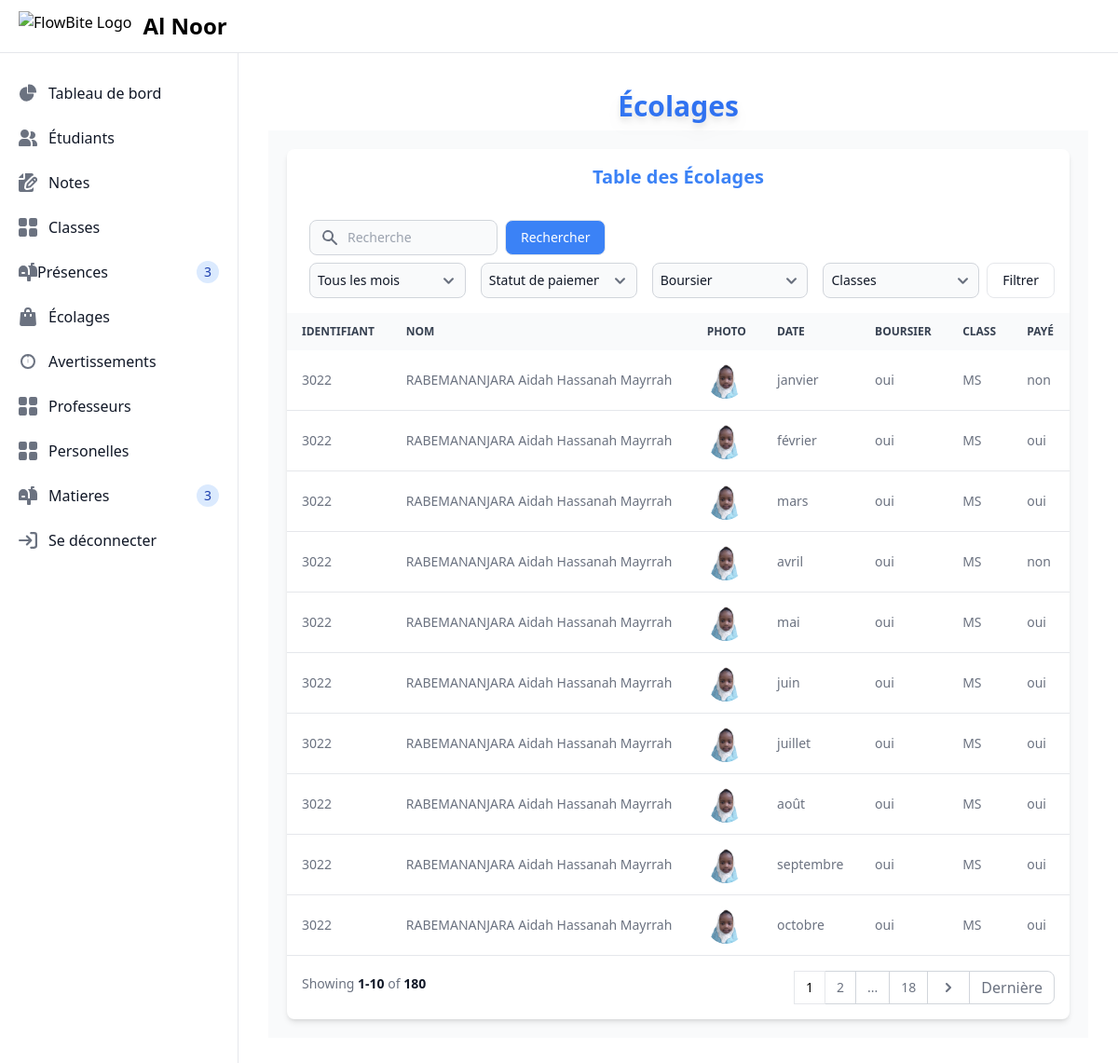
Page /ecolages/ (signed in) on the earlier database version.
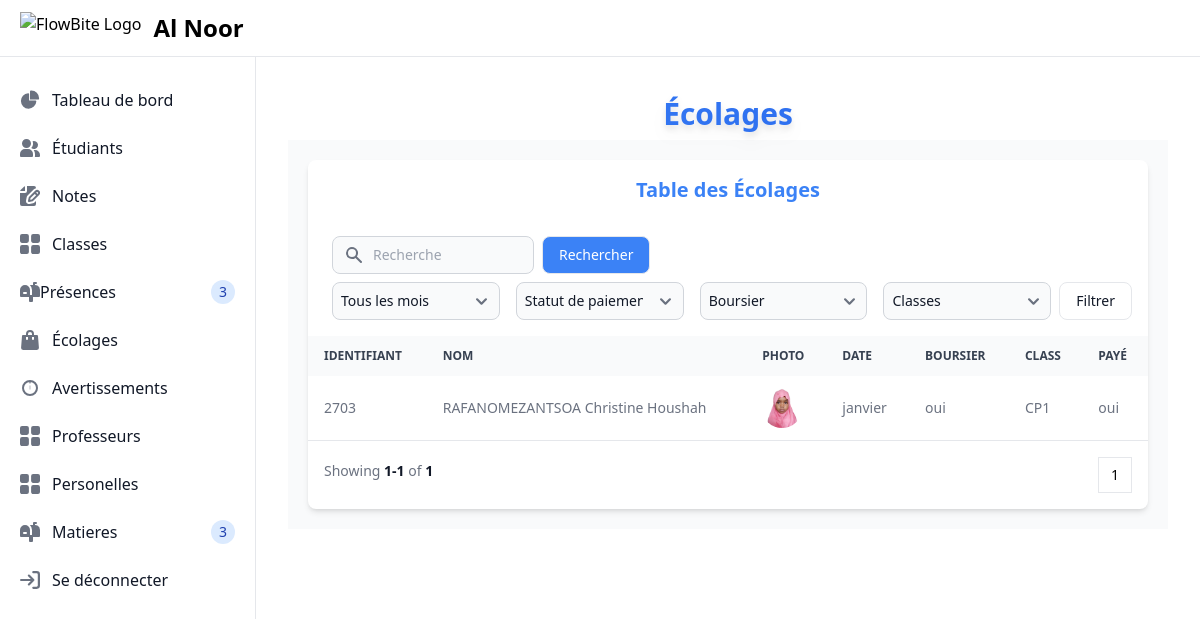
Same page on the later database version.
### main/models.py (models this page shows, shortened)
class Ecolage(models.Model):
    identifiant = models.ForeignKey(Etudiant, on_delete=models.CASCADE)
    date = models.CharField(max_length=10, choices=MONTH_CHOICES, verbose_name="Mois")
    payé = models.CharField(max_length=3, choices=PAYE_CHOICES, verbose_name="Payé")

class Etudiant(models.Model):
    identifiant = models.CharField(max_length=20, unique=True)
    nom = models.CharField(max_length=100,null=True,blank=True,verbose_name="Nom de l'Etudiants")
    photo = models.ImageField(upload_to='etudiants_photos/', default='default.png',blank=True, null=True,verbose_name="Photo de l'Etudiants")
    date_de_naissance = models.DateField(verbose_name="Date de Naissance")
    nom_pere = models.CharField(max_length=100,null=True,blank=True,verbose_name="Nom du Père")
    nom_mere = models.CharField(max_length=100,null=True,blank=True,verbose_name="Nom de la Mère")
    genre=models.CharField(max_length=10,choices=Genre_CHOICES,blank=True,null=True)
    parent_contact = models.CharField(max_length=100,null=True,blank=True,verbose_name="Contact des parents")
    address = models.TextField()
    boursier = models.CharField(max_length=3, choices=BOURSIER_CHOICES,default='non', verbose_name="Boursier")
    date_entree = models.DateField(null=True,blank=True,verbose_name="Date d'Entrée")
    idclass=models.ForeignKey(ClassModel, on_delete=models.SET_NULL,verbose_name="Classe Etudiants",null=True)
    idboursier=models.ForeignKey(Boursier, on_delete=models.SET_NULL,verbose_name="Boursier Etudiants",null=True)
    def __str__(self):
        return self.identifiant

class ClassModel(models.Model):
    nom = models.CharField(max_length=100, choices=CLASS_CHOICES, verbose_name="Nom de la classe")
    class Meta:
        verbose_name = "Classe"  # Singular form
        verbose_name_plural = "Classes"  # Plural form

### main/views.py (the view)
# urls.py: path('ecolages/',views.ecolages,name="ecolages"),
@login_required(login_url='/login/')
def ecolages(request):
    ecolages = Ecolage.objects.all()
    search_query = request.GET.get('q')
    if search_query:
        ecolages = ecolages.filter(identifiant__nom__icontains=search_query)
    selected_date = request.GET.get('date')
    if selected_date:
        ecolages = ecolages.filter(date=selected_date)
    selected_payé = request.GET.get('payé')
    if selected_payé:
        ecolages = ecolages.filter(payé=selected_payé)
    selected_boursier = request.GET.get('boursier')
    if selected_boursier:
        ecolages = ecolages.filter(identifiant__boursier=selected_boursier)
    selected_class = request.GET.get('class')
    if selected_class:
        ecolages = ecolages.filter(identifiant__idclass__nom=selected_class)
    paginator = Paginator(ecolages, 10)  # Show 10 ecolages per page
    page_number = request.GET.get('page')
    page_obj = paginator.get_page(page_number)
    return render(request,'main/ecolages.html',{'ecolages':page_obj,
                                                'MONTH_CHOICES':MONTH_CHOICES,
                                                'selected_date':selected_date,
                                                'selected_payé':selected_payé,
                                                'selected_boursier':selected_boursier,
                                                'selected_class':selected_class,
                                                'CLASS_CHOICES':CLASS_CHOICES
                                                })

### main/templates/main/ecolages.html
{% extends "main/layout.html" %}
{% block layout %}
{% include "main/components/heading.html" with name="Écolages" %}
{% include "main/tables/ecolages.html"  %}
{% endblock layout %}

### main/templates/main/tables/ecolages.html (shortened to what this page needs)
<section class="bg-gray-50 dark:bg-gray-900 sm:p-5">
    <div class="w-100">
        <div class="bg-white dark:bg-gray-800 relative shadow-md sm:rounded-lg overflow-hidden">
            <h1 class="text-center font-bold text-blue-500 text-xl p-4">Table des Écolages</h1>
            <div class="flex flex-col md:flex-row items-center justify-between space-y-3 md:space-y-0 md:space-x-4 p-4">
                <div class="w-full">
                    <form method="get" class="w-full flex space-between">
                        <div class="relative w-full md:w-1/4 mx-2">
                            <div class="absolute inset-y-0 left-0 flex items-center pl-3 pointer-events-none">
                            </div>
                            <input type="text" name="q" id="simple-search" class="bg-gray-50 border border-gray-300 text-gray-900 text-sm rounded-lg focus:ring-primary-500 focus:border-primary-500 block w-full pl-10 p-2 dark:bg-gray-700 dark:border-gray-600 dark:placeholder-gray-400 dark:text-white dark:focus:ring-primary-500 dark:focus:border-primary-500" placeholder="Recherche">
                        </div>
                        <button class="w-full md:w-auto flex items-center justify-center py-2 px-4 text-sm font-medium text-gray-900 focus:outline-none bg-blue-500 text-white rounded-lg border border-gray-200 hover:bg-blue-100 hover:text-blue-700 focus:z-10 focus:ring-4 focus:ring-gray-200 dark:focus:ring-gray-700 dark:bg-gray-800 dark:text-gray-400 dark:border-gray-600 dark:hover:text-white dark:hover:bg-gray-700" type="submit">
                            Rechercher
                        </button>
                    </form>
                    <form method="get" class="flex items-center justify-center space-between">
                        <select name="date" id="date-filter" class="mt-2 mx-2 bg-gray-50 border border-gray-300 text-gray-900 text-sm rounded-lg focus:ring-primary-500 focus:border-primary-500 block w-full p-2 dark:bg-gray-700 dark:border-gray-600 dark:text-white dark:focus:ring-primary-500 dark:focus:border-primary-500">
                            <option value="">Tous les mois</option>
                        </select>
                        <select name="payé" id="payé-filter" class="mt-2 mx-2 bg-gray-50 border border-gray-300 text-gray-900 text-sm rounded-lg focus:ring-primary-500 focus:border-primary-500 block w-full p-2 dark:bg-gray-700 dark:border-gray-600 dark:text-white dark:focus:ring-primary-500 dark:focus:border-primary-500">
                            <option value="">Statut de paiement</option>
                        </select>
                            <select name="boursier" id="boursier" class="mt-2 mx-2 bg-gray-50 border border-gray-300 text-gray-900 text-sm rounded-lg focus:ring-primary-500 focus:border-primary-500 block w-full p-2 dark:bg-gray-700 dark:border-gray-600 dark:text-white dark:focus:ring-primary-500 dark:focus:border-primary-500">
                                <option value="">Boursier</option>
                            </select>
                            <select name="class" id="class" class="mt-2 mx-2 bg-gray-50 border border-gray-300 text-gray-900 text-sm rounded-lg focus:ring-primary-500 focus:border-primary-500 block w-full p-2 dark:bg-gray-700 dark:border-gray-600 dark:text-white dark:focus:ring-primary-500 dark:focus:border-primary-500">
                                <option value="">Classes</option>
                            </select>
                        <button type="submit" class="mt-2 w-full md:w-auto flex items-center justify-center py-2 px-4 text-sm font-medium text-gray-900 focus:outline-none bg-white rounded-lg border border-gray-200 hover:bg-gray-100 hover:text-primary-700 focus:z-10 focus:ring-4 focus:ring-gray-200 dark:focus:ring-gray-700 dark:bg-gray-800 dark:text-gray-400 dark:border-gray-600 dark:hover:text-white dark:hover:bg-gray-700">
                            Filtrer
                        </button>
                    </form>
                </div>
            </div>
            <div class="overflow-x-auto">
                <table class="w-full text-sm text-left text-gray-500 dark:text-gray-400">
                    <thead class="text-xs text-gray-700 uppercase bg-gray-50 dark:bg-gray-700 dark:text-gray-400">
                        <tr>
                            <th scope="col" class="px-4 py-3">Identifiant</th>
                            <th scope="col" class="px-4 py-3">Nom</th>
                            <th scope="col" class="px-4 py-3">Photo</th>
                            <th scope="col" class="px-4 py-3">Date</th>
                            <th scope="col" class="px-4 py-3">Boursier</th>
                            <th scope="col" class="px-4 py-3">Class</th>
                            <th scope="col" class="px-4 py-3">Payé</th>
                        </tr>
                    </thead>
                    <tbody>
                        {% for ecolage in ecolages %}
                        <tr class="border-b dark:border-gray-700">
                            <td class="px-4 py-3">{{ ecolage.identifiant }}</td>
                            <td class="px-4 py-3">{{ ecolage.identifiant.nom }}</td>
                            <td class="px-4 py-3">
                                <img src="{{ ecolage.identifiant.photo.url }}" alt="{{ ecolage.identifiant.nom }}" class="h-10 w-10 rounded-full">
                            </td>
                            <td class="px-4 py-3">{{ ecolage.date }}</td>
                            <td class="px-4 py-3">{{ ecolage.identifiant.boursier }}</td>
                            <td class="px-4 py-3">{{ ecolage.identifiant.idclass.nom }}</td>
                            <td class="px-4 py-3">{{ ecolage.payé }}</td>
                        </tr>
                        {% endfor %}
                    </tbody>
                </table>
            </div>
            {% include "main/components/paginations.html" with obj=ecolages %}
        </div>
    </div>
</section>

Differences in the rows shown:
removed Ecolage: identifiant "3022", identifiant.nom "RABEMANANJARA Aidah Hassanah Mayrrah", identifiant.photo (picture), date "janvier", identifiant.boursier "oui", identifiant.idclass.nom "MS", payé "non"
removed Ecolage: identifiant "3022", identifiant.nom "RABEMANANJARA Aidah Hassanah Mayrrah", identifiant.photo (picture), date "février", identifiant.boursier "oui", identifiant.idclass.nom "MS", payé "oui"
removed Ecolage: identifiant "3022", identifiant.nom "RABEMANANJARA Aidah Hassanah Mayrrah", identifiant.photo (picture), date "mars", identifiant.boursier "oui", identifiant.idclass.nom "MS", payé "oui"
removed Ecolage: identifiant "3022", identifiant.nom "RABEMANANJARA Aidah Hassanah Mayrrah", identifiant.photo (picture), date "avril", identifiant.boursier "oui", identifiant.idclass.nom "MS", payé "non"
removed Ecolage: identifiant "3022", identifiant.nom "RABEMANANJARA Aidah Hassanah Mayrrah", identifiant.photo (picture), date "mai", identifiant.boursier "oui", identifiant.idclass.nom "MS", payé "oui"
removed Ecolage: identifiant "3022", identifiant.nom "RABEMANANJARA Aidah Hassanah Mayrrah", identifiant.photo (picture), date "juin", identifiant.boursier "oui", identifiant.idclass.nom "MS", payé "oui"
removed Ecolage: identifiant "3022", identifiant.nom "RABEMANANJARA Aidah Hassanah Mayrrah", identifiant.photo (picture), date "juillet", identifiant.boursier "oui", identifiant.idclass.nom "MS", payé "oui"
removed Ecolage: identifiant "3022", identifiant.nom "RABEMANANJARA Aidah Hassanah Mayrrah", identifiant.photo (picture), date "août", identifiant.boursier "oui", identifiant.idclass.nom "MS", payé "oui"
removed Ecolage: identifiant "3022", identifiant.nom "RABEMANANJARA Aidah Hassanah Mayrrah", identifiant.photo (picture), date "septembre", identifiant.boursier "oui", identifiant.idclass.nom "MS", payé "oui"
removed Ecolage: identifiant "3022", identifiant.nom "RABEMANANJARA Aidah Hassanah Mayrrah", identifiant.photo (picture), date "octobre", identifiant.boursier "oui", identifiant.idclass.nom "MS", payé "oui"
added Ecolage: identifiant "2703", identifiant.nom "RAFANOMEZANTSOA Christine Houshah", identifiant.photo (picture), date "janvier", identifiant.boursier "oui", identifiant.idclass.nom "CP1", payé "oui"
Other differences:
{{ obj.end_index }}: "10" → "1"
{{ obj.paginator.count }}: "180" → "1"
list line gone: "2"
list line gone: "18"
text no longer shown: "Dernière"
